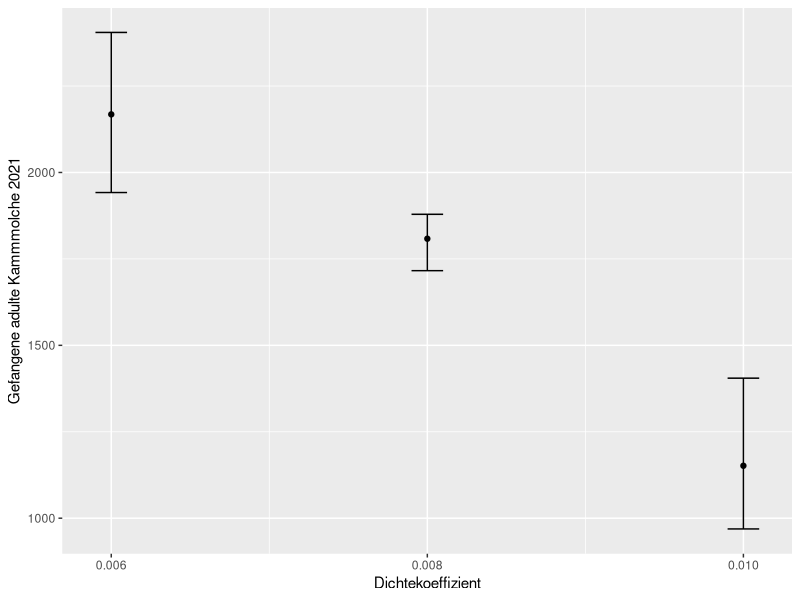

This figure's R source:
library(tidyverse)

data <- read.table("excel/kalibration_density.csv",sep=',', fill=TRUE, header=TRUE)
colnames(data) <- c("Modelldatum","simulation", "koeff", "anz_migrJuv", "anz_migrAdult", "count_pond", "count_egg", "count_larv", "count_juv", "count_adult","count_adult_slipped","count_adult_not_slipped", "count_juv_slipped", "count_juv_not_slipped", "catched_adult_tot", "catched_juv_tot","min_age_adult", "max_age_adult","mean_age_adult", "median_age_adult","sd_age_adult", "catched_adult", "catched_juv", "min_age_catched", "max_age_catched", "mean_age_catched")
str(data)

koeff_levels <- as.numeric(levels(as.factor(data$koeff)))
min <- c(min(data$catched_adult_tot[data$koeff==koeff_levels[1]]),min(data$catched_adult_tot[data$koeff==koeff_levels[2]]),min(data$catched_adult_tot[data$koeff==koeff_levels[3]]))
max <- c(max(data$catched_adult_tot[data$koeff==koeff_levels[1]]),max(data$catched_adult_tot[data$koeff==koeff_levels[2]]),max(data$catched_adult_tot[data$koeff==koeff_levels[3]]))
mean <- c(mean(data$catched_adult_tot[data$koeff==koeff_levels[1]]),mean(data$catched_adult_tot[data$koeff==koeff_levels[2]]),mean(data$catched_adult_tot[data$koeff==koeff_levels[3]]))
data_graph_kali_dens <- data.frame(koeff_levels,min,max,mean)

# bp_adult <- ggplot(data, aes(group= koeff, x=koeff, y=catched_adult_tot)) + geom_boxplot()
# bp_adult + scale_x_continuous(trans='log2')
# bp_adult + scale_x_continuous(trans='log2') + scale_y_continuous(trans='log2')
# bp_print <- bp_adult + scale_x_continuous(trans='log2', breaks=koeff_levels, name="Koeffizient") + scale_y_continuous(name="Anzahl gefangene Adulte")

graph_density <- ggplot(data_graph_kali_dens, aes(koeff_levels,mean,group=koeff_levels)) +
  geom_point() +
  geom_errorbar(aes(ymin=min,ymax=max),width=0.0002)+
  scale_x_continuous(breaks=koeff_levels, name="Dichtekoeffizient") +
  scale_y_continuous(name="Gefangene adulte Kammmolche 2021")
